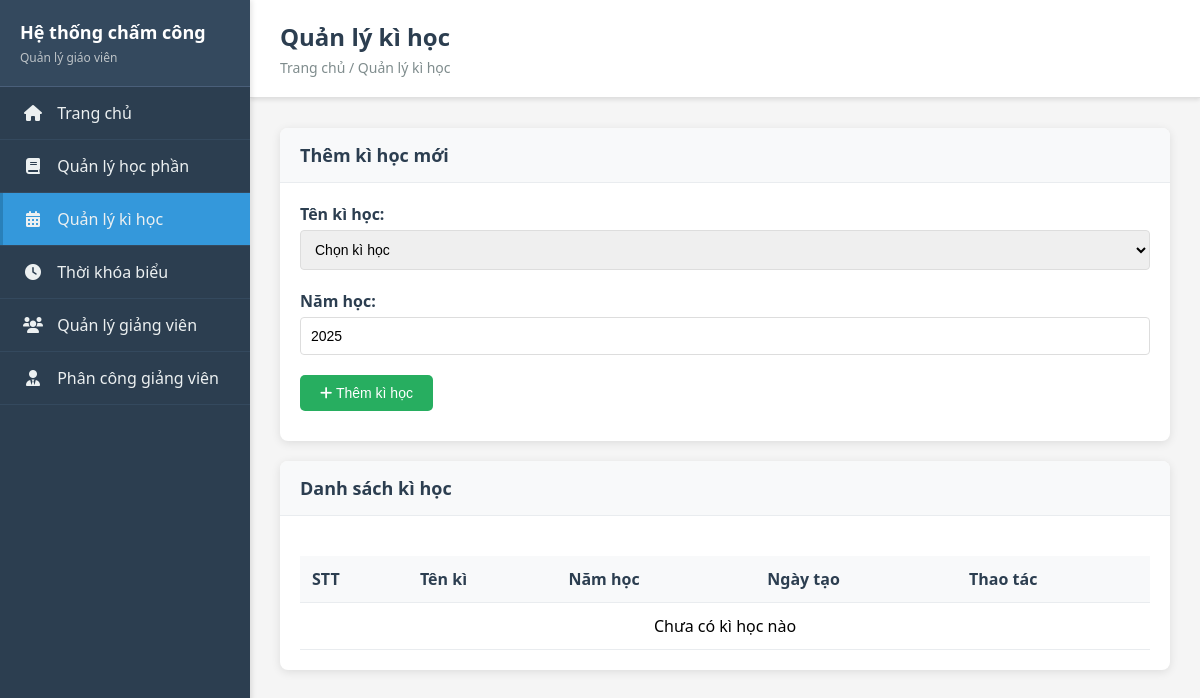
Page /semesters on the earlier database version.
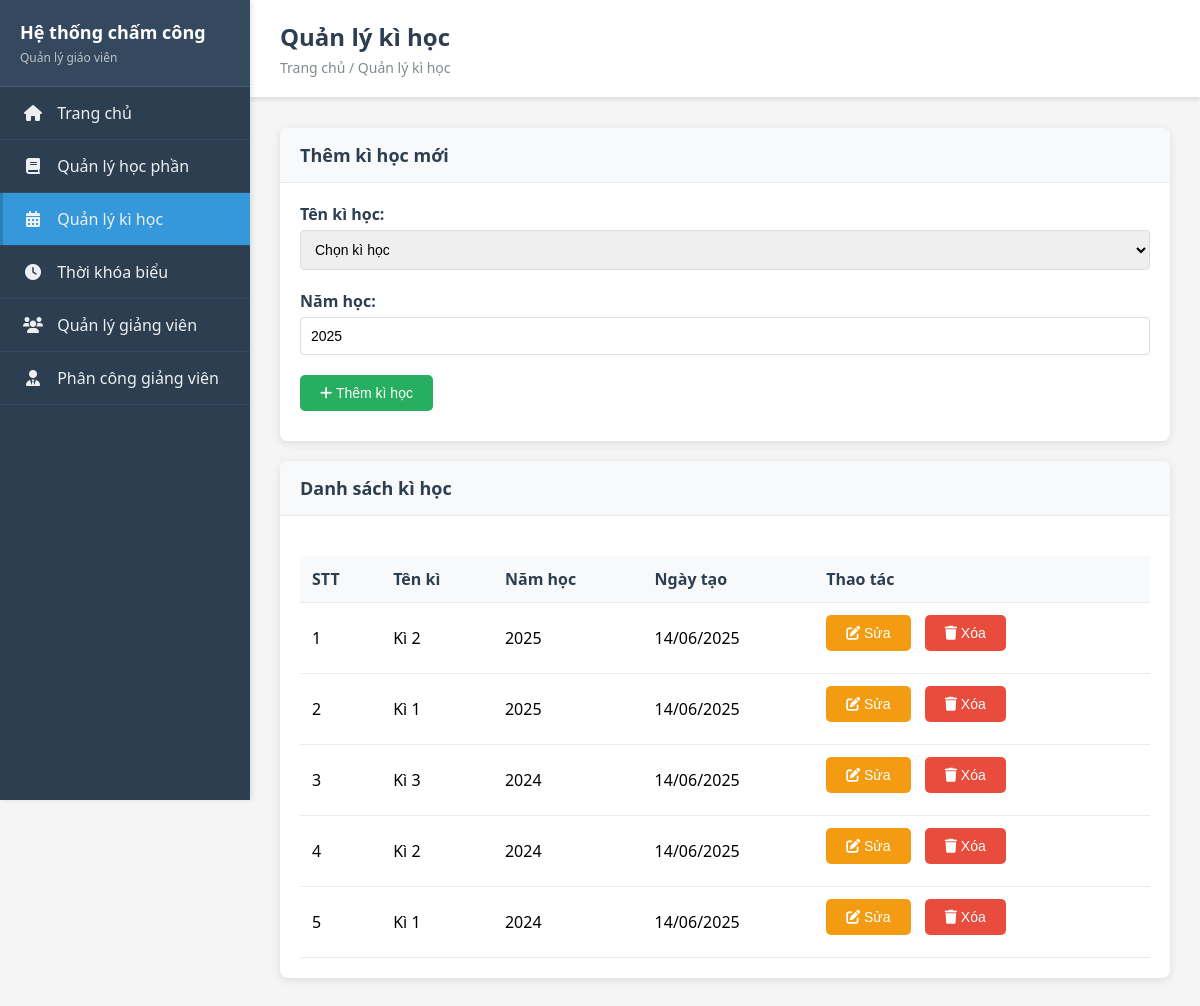
Same page on the later database version.
### backend/app.py (models this page shows, shortened)
class Semester(db.Model):
    __tablename__ = 'semesters'
    id = db.Column(db.Integer, primary_key=True)
    name = db.Column(db.String(100), nullable=False)
    year = db.Column(db.Integer, nullable=False)
    created_at = db.Column(db.DateTime, default=datetime.utcnow)

### backend/app.py (the view)
@app.route('/semesters')
def semesters():
    try:
        semesters_list = Semester.query.order_by(Semester.created_at.desc()).all()
        current_year = datetime.now().year
        return render_template('semesters.html', semesters=semesters_list, current_year=current_year)
    except Exception as e:
        print(f"Error in semesters route: {e}")
        return render_template('semesters.html', semesters=[], current_year=datetime.now().year)

### frontend/templates/semesters.html (shortened to what this page needs)
<!DOCTYPE html>
<html lang="en">
<head>
    <link rel="stylesheet" href="{{ url_for('static', filename='css/style.css') }}">
</head>
<body>
    {% extends "base.html" %}
    {% block page_title %}Quản lý kì học{% endblock %}
    {% block breadcrumb %}Trang chủ / Quản lý kì học{% endblock %}
    {% block content %}
    <div class="card">
        <div class="card-header">
            <h3>Thêm kì học mới</h3>
        </div>
        <div class="card-body">
            <form id="semester-form">
                <div class="form-group">
                    <label for="semester-name">Tên kì học:</label>
                    <select id="semester-name" name="name" class="form-control" required>
                        <option value="">Chọn kì học</option>
                    </select>
                </div>
                <div class="form-group">
                    <label for="semester-year">Năm học:</label>
                    <input type="number" id="semester-year" name="year" class="form-control" min="2020" max="2030" value="{{ current_year }}" required>
                </div>
                <button type="submit" class="btn btn-success" id="submit-btn">
                    <i class="fas fa-plus"></i> Thêm kì học
                </button>
            </form>
        </div>
    </div>
    <div class="card">
        <div class="card-header">
            <h3>Danh sách kì học</h3>
        </div>
        <div class="card-body">
            <table class="table">
                <thead>
                    <tr>
                        <th>STT</th>
                        <th>Tên kì</th>
                        <th>Năm học</th>
                        <th>Ngày tạo</th>
                        <th>Thao tác</th>
                    </tr>
                </thead>
                <tbody>
                    {% for semester in semesters %}
                    <tr>
                        <td>{{ loop.index }}</td>
                        <td>{{ semester.name }}</td>
                        <td>{{ semester.year }}</td>
                        <td>{{ semester.created_at.strftime('%d/%m/%Y') }}</td>
                        <td>
                            <button class="btn btn-warning btn-sm" onclick="editSemester({{ semester.id }}, '{{ semester.name }}', {{ semester.year }})">
                                <i class="fas fa-edit"></i> Sửa
                            </button>
                            <button class="btn btn-danger btn-sm" onclick="deleteSemester({{ semester.id }})">
                                <i class="fas fa-trash"></i> Xóa
                            </button>
                        </td>
                    </tr>
                    {% else %}
                    <tr>
                        <td colspan="5" style="text-align: center;">Chưa có kì học nào</td>
                    </tr>
                    {% endfor %}
                </tbody>
            </table>
        </div>
    </div>
    {% endblock %}

### frontend/templates/base.html (shortened to what this page needs)
<!DOCTYPE html>
<html lang="vi">
<head>
    <link rel="stylesheet" href="{{ url_for('static', filename='css/style.css') }}">
    <link rel="stylesheet" href="https://cdnjs.cloudflare.com/ajax/libs/font-awesome/6.0.0/css/all.min.css">
</head>
<body>
    <div class="sidebar">
        <div class="sidebar-header">
            <h1>Hệ thống chấm công</h1>
            <p>Quản lý giáo viên</p>
        </div>
        <nav class="sidebar-nav">
            <ul>
                <li>
                    <a href="{{ url_for('index') }}" {% if request.endpoint == 'index' %}class="active"{% endif %}>
                        <i class="fas fa-home"></i>
                        Trang chủ
                    </a>
                </li>
                <li>
                    <a href="{{ url_for('subjects') }}" {% if request.endpoint == 'subjects' %}class="active"{% endif %}>
                        <i class="fas fa-book"></i>
                        Quản lý học phần
                    </a>
                </li>
                <li>
                    <a href="{{ url_for('semesters') }}" {% if request.endpoint == 'semesters' %}class="active"{% endif %}>
                        <i class="fas fa-calendar-alt"></i>
                        Quản lý kì học
                    </a>
                </li>
                <li>
                    <a href="{{ url_for('schedules') }}" {% if request.endpoint == 'schedules' %}class="active"{% endif %}>
                        <i class="fas fa-clock"></i>
                        Thời khóa biểu
                    </a>
                </li>
                <li>
                    <a href="{{ url_for('teachers') }}" {% if request.endpoint == 'teachers' %}class="active"{% endif %}>
                        <i class="fas fa-users"></i>
                        Quản lý giảng viên
                    </a>
                </li>
                <li>
                    <a href="{{ url_for('assignments') }}" {% if request.endpoint == 'assignments' %}class="active"{% endif %}>
                        <i class="fas fa-user-tie"></i>
                        Phân công giảng viên
                    </a>
                </li>
            </ul>
        </nav>
    </div>
    <div class="main-content">
        <header class="main-header">
            <h2>{% block page_title %}{% endblock %}</h2>
            <div class="breadcrumb">{% block breadcrumb %}{% endblock %}</div>
        </header>
        <main class="content">
            {% block content %}{% endblock %}
        </main>
    </div>
</body>
</html>

### frontend/static/css/style.css (style rules this page uses)
* { margin: 0; padding: 0; box-sizing: border-box; }
body { font-family: 'Segoe UI', Tahoma, Geneva, Verdana, sans-serif; background-color: #f5f5f5; display: flex; min-height: 100vh; }
.sidebar { width: 250px; background-color: #2c3e50; color: white; position: fixed; height: 100vh; left: 0; top: 0; overflow-y: auto; box-shadow: 2px 0 5px rgba(0,0,0,0.1); }
.sidebar-header { padding: 20px; background-color: #34495e; border-bottom: 1px solid #4a5f7a; }
.sidebar-header h1 { font-size: 18px; font-weight: 600; margin-bottom: 5px; }
.sidebar-header p { font-size: 12px; color: #bdc3c7; }
.sidebar-nav { padding: 0; }
.sidebar-nav ul { list-style: none; padding: 0; margin: 0; }
.sidebar-nav li { border-bottom: 1px solid #34495e; }
.sidebar-nav a { display: block; padding: 15px 20px; color: #ecf0f1; text-decoration: none; transition: all 0.3s ease; border-left: 3px solid transparent; }
.sidebar-nav a.active { background-color: #3498db; border-left-color: #2980b9; }
.sidebar-nav i { margin-right: 10px; width: 20px; text-align: center; }
.main-content { margin-left: 250px; flex: 1; display: flex; flex-direction: column; }
.main-header { background-color: white; padding: 20px 30px; box-shadow: 0 2px 4px rgba(0,0,0,0.1); border-bottom: 1px solid #e0e0e0; }
.main-header h2 { color: #2c3e50; font-size: 24px; font-weight: 600; }
.breadcrumb { color: #7f8c8d; font-size: 14px; margin-top: 5px; }
.content { padding: 30px; flex: 1; }
.card { background: white; border-radius: 8px; box-shadow: 0 2px 10px rgba(0,0,0,0.1); margin-bottom: 20px; overflow: hidden; }
.card-header { background-color: #f8f9fa; padding: 15px 20px; border-bottom: 1px solid #e9ecef; }
.card-header h3 { color: #2c3e50; font-size: 18px; font-weight: 600; }
.card-body { padding: 20px; }
.btn { display: inline-block; padding: 10px 20px; background-color: #3498db; color: white; text-decoration: none; border-radius: 5px; border: none; cursor: pointer; font-size: 14px; transition: background-color 0.3s; margin-right: 10px; margin-bottom: 10px; }
.btn-success { background-color: #27ae60; }
.btn-danger { background-color: #e74c3c; }
.btn-warning { background-color: #f39c12; }
.table { width: 100%; border-collapse: collapse; margin-top: 20px; }
.table th, .table td { padding: 12px; text-align: left; border-bottom: 1px solid #e9ecef; }
.table th { background-color: #f8f9fa; font-weight: 600; color: #2c3e50; }
.form-group { margin-bottom: 20px; }
.form-group label { display: block; margin-bottom: 5px; font-weight: 600; color: #2c3e50; }
.form-control { width: 100%; padding: 10px; border: 1px solid #ddd; border-radius: 4px; font-size: 14px; }

Differences in the rows shown:
added Semester: name "Kì 2", year "2025", created_at "14/06/2025"
added Semester: name "Kì 1", year "2025", created_at "14/06/2025"
added Semester: name "Kì 3", year "2024", created_at "14/06/2025"
added Semester: name "Kì 2", year "2024", created_at "14/06/2025"
added Semester: name "Kì 1", year "2024", created_at "14/06/2025"
Other differences:
text no longer shown: "Chưa có kì học nào"
